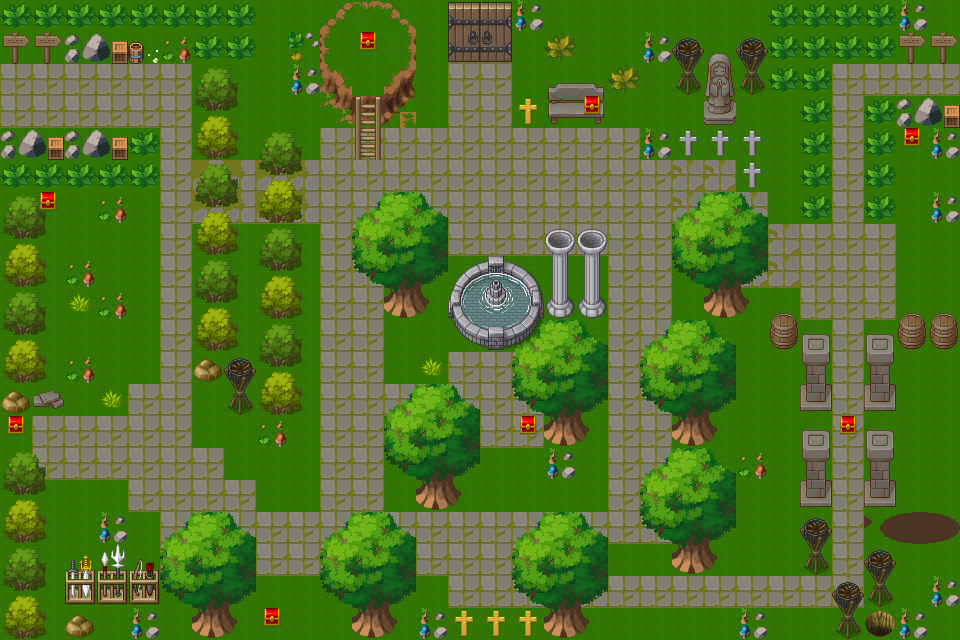

Below is a game level as drawn by its tile map, then a one-line description and the .tmx that defines it (tile-layer data replaced by summaries):
An orthogonal 30x20 tile map with 32x32 px tiles, 5 tile layers (Suelo, Obstaculos2, Paso, Tesoros, ...), 8 tilesets.

<map version="1.10" tiledversion="1.10.2" orientation="orthogonal" renderorder="right-down" width="30" height="20" tilewidth="32" tileheight="32" infinite="0" nextlayerid="10" nextobjectid="1">
 <tileset firstgid="1" source="../tsx/Tiles.tsx" />
 <tileset firstgid="145" source="../tsx/Props.tsx" />
 <tileset firstgid="289" source="../tsx/Trees.tsx" />
 <tileset firstgid="366" source="../tsx/TilesDungeon.tsx" />
 <tileset firstgid="510" source="../tsx/TX Tileset Grass.tsx" />
 <tileset firstgid="574" source="../tsx/TX Props.tsx" />
 <tileset firstgid="830" source="../tsx/PropsDungeon.tsx" />
 <tileset firstgid="974" source="../tsx/[Base]BaseChip_pipo.tsx" />
 <layer id="3" name="Suelo" width="30" height="20">
  <data>[600 cells, 600 non-empty, 4 distinct tile ids]</data>
 </layer>
 <layer id="7" name="Obstaculos2" width="30" height="20">
  <data>[600 cells, 219 non-empty, 72 distinct tile ids]</data>
 </layer>
 <layer id="8" name="Paso" width="30" height="20">
  <data>[600 cells, 13 non-empty, 4 distinct tile ids]</data>
 </layer>
 <layer id="9" name="Tesoros" width="30" height="20">
  <data>[600 cells, 8 non-empty, 1 distinct tile ids]</data>
 </layer>
 <layer id="4" name="Profundidad" width="30" height="20">
  <data>[600 cells, 316 non-empty, 26 distinct tile ids]</data>
 </layer>
</map>
